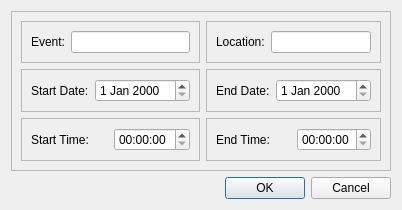
<?xml version="1.0" encoding="UTF-8"?>
<ui version="4.0">
 <class>neweventdialog</class>
 <widget class="QDialog" name="neweventdialog">
  <property name="geometry">
   <rect>
    <x>0</x>
    <y>0</y>
    <width>374</width>
    <height>199</height>
   </rect>
  </property>
  <property name="windowTitle">
   <string>Dialog</string>
  </property>
  <layout class="QVBoxLayout" name="verticalLayout">
   <item>
    <widget class="QFrame" name="EventInfoFrame">
     <property name="frameShape">
      <enum>QFrame::StyledPanel</enum>
     </property>
     <property name="frameShadow">
      <enum>QFrame::Raised</enum>
     </property>
     <layout class="QGridLayout" name="gridLayout">
      <item row="0" column="0">
       <widget class="QFrame" name="EventFrame">
        <property name="frameShape">
         <enum>QFrame::StyledPanel</enum>
        </property>
        <property name="frameShadow">
         <enum>QFrame::Raised</enum>
        </property>
        <layout class="QHBoxLayout" name="horizontalLayout">
         <item>
          <widget class="QLabel" name="EventLabel">
           <property name="text">
            <string>Event:</string>
           </property>
          </widget>
         </item>
         <item>
          <widget class="QLineEdit" name="NewEventName"/>
         </item>
        </layout>
       </widget>
      </item>
      <item row="0" column="1">
       <widget class="QFrame" name="LocationFrame">
        <property name="frameShape">
         <enum>QFrame::StyledPanel</enum>
        </property>
        <property name="frameShadow">
         <enum>QFrame::Raised</enum>
        </property>
        <layout class="QHBoxLayout" name="horizontalLayout_2">
         <item>
          <widget class="QLabel" name="LocationLabel">
           <property name="text">
            <string>Location:</string>
           </property>
          </widget>
         </item>
         <item>
          <widget class="QLineEdit" name="NewEventLocation"/>
         </item>
        </layout>
       </widget>
      </item>
      <item row="1" column="0">
       <widget class="QFrame" name="StartDateFrame">
        <property name="frameShape">
         <enum>QFrame::StyledPanel</enum>
        </property>
        <property name="frameShadow">
         <enum>QFrame::Raised</enum>
        </property>
        <layout class="QHBoxLayout" name="horizontalLayout_4">
         <item>
          <widget class="QLabel" name="StartDateLabel">
           <property name="text">
            <string>Start Date:</string>
           </property>
          </widget>
         </item>
         <item>
          <widget class="QDateEdit" name="NewEventStartDate"/>
         </item>
        </layout>
       </widget>
      </item>
      <item row="1" column="1">
       <widget class="QFrame" name="EndDateFrame">
        <property name="frameShape">
         <enum>QFrame::StyledPanel</enum>
        </property>
        <property name="frameShadow">
         <enum>QFrame::Raised</enum>
        </property>
        <layout class="QHBoxLayout" name="horizontalLayout_3">
         <item>
          <widget class="QLabel" name="EndDateLabel">
           <property name="text">
            <string>End Date:</string>
           </property>
          </widget>
         </item>
         <item>
          <widget class="QDateEdit" name="NewEventEndDate"/>
         </item>
        </layout>
       </widget>
      </item>
      <item row="2" column="0">
       <widget class="QFrame" name="StartTimeFrame">
        <property name="frameShape">
         <enum>QFrame::StyledPanel</enum>
        </property>
        <property name="frameShadow">
         <enum>QFrame::Raised</enum>
        </property>
        <layout class="QHBoxLayout" name="horizontalLayout_5">
         <item>
          <widget class="QLabel" name="StartTimeLabel">
           <property name="text">
            <string>Start Time:</string>
           </property>
          </widget>
         </item>
         <item>
          <widget class="QTimeEdit" name="NewEventStartTime"/>
         </item>
        </layout>
       </widget>
      </item>
      <item row="2" column="1">
       <widget class="QFrame" name="EndTimeFrame">
        <property name="frameShape">
         <enum>QFrame::StyledPanel</enum>
        </property>
        <property name="frameShadow">
         <enum>QFrame::Raised</enum>
        </property>
        <layout class="QHBoxLayout" name="horizontalLayout_6">
         <item>
          <widget class="QLabel" name="EndTimeLabel">
           <property name="text">
            <string>End Time:</string>
           </property>
          </widget>
         </item>
         <item>
          <widget class="QTimeEdit" name="NewEventEndTime"/>
         </item>
        </layout>
       </widget>
      </item>
     </layout>
    </widget>
   </item>
   <item>
    <widget class="QDialogButtonBox" name="newEventButtonBox">
     <property name="orientation">
      <enum>Qt::Horizontal</enum>
     </property>
     <property name="standardButtons">
      <set>QDialogButtonBox::Cancel|QDialogButtonBox::Ok</set>
     </property>
    </widget>
   </item>
  </layout>
 </widget>
 <resources/>
 <connections>
  <connection>
   <sender>newEventButtonBox</sender>
   <signal>accepted()</signal>
   <receiver>neweventdialog</receiver>
   <slot>accept()</slot>
   <hints>
    <hint type="sourcelabel">
     <x>248</x>
     <y>254</y>
    </hint>
    <hint type="destinationlabel">
     <x>157</x>
     <y>274</y>
    </hint>
   </hints>
  </connection>
  <connection>
   <sender>newEventButtonBox</sender>
   <signal>rejected()</signal>
   <receiver>neweventdialog</receiver>
   <slot>reject()</slot>
   <hints>
    <hint type="sourcelabel">
     <x>316</x>
     <y>260</y>
    </hint>
    <hint type="destinationlabel">
     <x>286</x>
     <y>274</y>
    </hint>
   </hints>
  </connection>
 </connections>
</ui>
